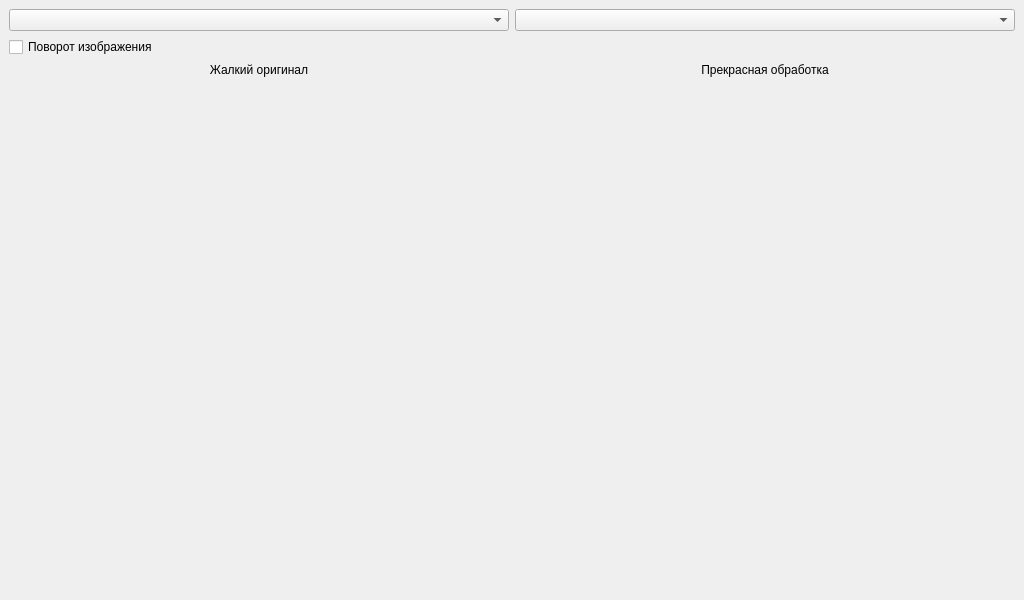
<?xml version="1.0" encoding="UTF-8"?>
<ui version="4.0">
 <class>MainWindow</class>
 <widget class="QMainWindow" name="MainWindow">
  <property name="geometry">
   <rect>
    <x>0</x>
    <y>0</y>
    <width>1024</width>
    <height>600</height>
   </rect>
  </property>
  <property name="windowTitle">
   <string>TIOP-01 </string>
  </property>
  <widget class="QWidget" name="centralWidget">
   <layout class="QVBoxLayout" name="verticalLayout">
    <item>
     <layout class="QHBoxLayout" name="horizontalLayout_2">
      <item>
       <widget class="QComboBox" name="portComboBox"/>
      </item>
      <item>
       <widget class="QComboBox" name="colorMapComboBox"/>
      </item>
     </layout>
    </item>
    <item>
     <layout class="QHBoxLayout" name="horizontalLayout_3">
      <item>
       <widget class="QCheckBox" name="horFlipCheckBox">
        <property name="text">
         <string>Поворот изображения</string>
        </property>
       </widget>
      </item>
     </layout>
    </item>
    <item>
     <layout class="QHBoxLayout" name="horizontalLayout">
      <item>
       <layout class="QVBoxLayout" name="verticalLayout_2">
        <item>
         <widget class="QLabel" name="originalImageLabelTitle">
          <property name="text">
           <string>Жалкий оригинал</string>
          </property>
          <property name="alignment">
           <set>Qt::AlignCenter</set>
          </property>
         </widget>
        </item>
        <item>
         <widget class="QLabel" name="originalImageLabel">
          <property name="sizePolicy">
           <sizepolicy hsizetype="Expanding" vsizetype="Expanding">
            <horstretch>0</horstretch>
            <verstretch>0</verstretch>
           </sizepolicy>
          </property>
          <property name="scaledContents">
           <bool>true</bool>
          </property>
         </widget>
        </item>
       </layout>
      </item>
      <item>
       <layout class="QVBoxLayout" name="verticalLayout_3">
        <item>
         <widget class="QLabel" name="imageLabelTitle">
          <property name="text">
           <string>Прекрасная обработка</string>
          </property>
          <property name="alignment">
           <set>Qt::AlignCenter</set>
          </property>
         </widget>
        </item>
        <item>
         <widget class="QLabel" name="imageLabel">
          <property name="sizePolicy">
           <sizepolicy hsizetype="Expanding" vsizetype="Expanding">
            <horstretch>0</horstretch>
            <verstretch>0</verstretch>
           </sizepolicy>
          </property>
          <property name="scaledContents">
           <bool>true</bool>
          </property>
         </widget>
        </item>
       </layout>
      </item>
     </layout>
    </item>
   </layout>
  </widget>
 </widget>
 <resources/>
 <connections/>
</ui>
